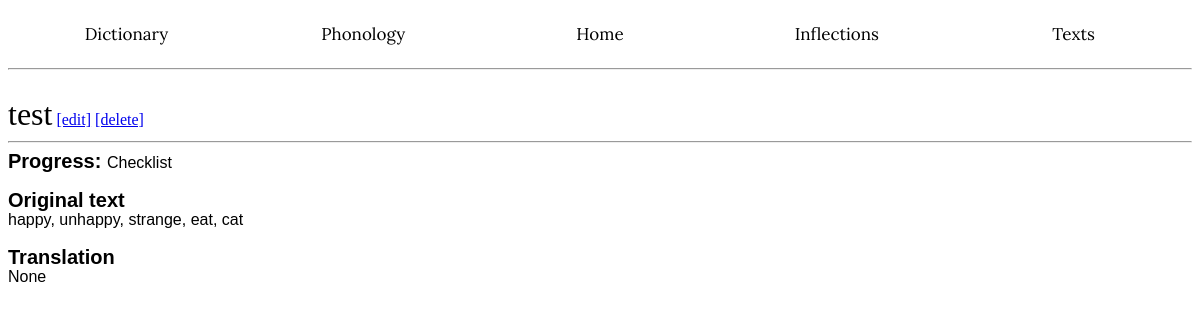
Before: /texts/3/ with the older database file.
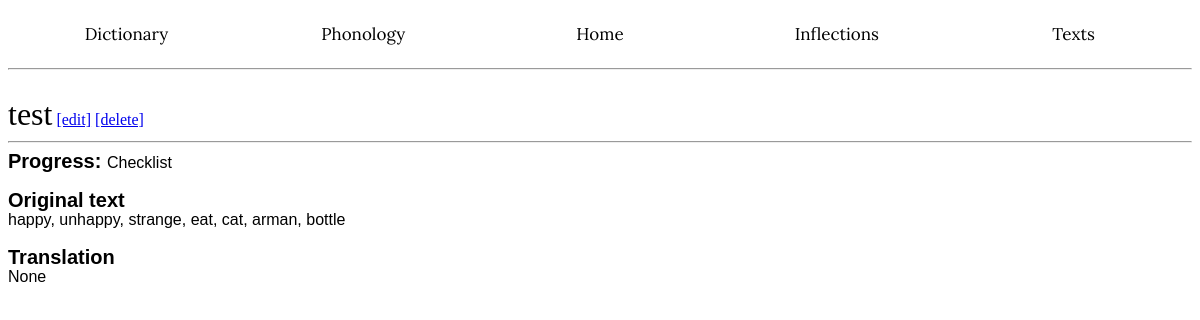
After: the same page with the newer database file.
### app/models.py (models this page shows, shortened)
class Texts(db.Model):
    __tablename__ = 'Texts'
    id: so.Mapped[int] = so.mapped_column(primary_key=True)
    title: so.Mapped[str] = so.mapped_column(index=True)
    status: so.Mapped[str] = so.mapped_column(index=True)
    content: so.Mapped[str] = so.mapped_column()
    translation: so.Mapped[str] = so.mapped_column(nullable=True)

### app/routes.py (the view)
@app.route('/texts/<id>/', methods=['GET', 'POST'])
def readtext(id):
    match = Texts.query.filter(Texts.id == id).first()
    print(match.translation)
    return render_template('readtext.html', match=match)

### app/templates/readtext.html (shortened to what this page needs)
<!DOCTYPE html>
<html lang="en">
<head>
</head>
    <body>
        {% extends "base.html" %}
        {% block content %}<br>
        <wordh1>{{ match.title }}</wordh1>
        <a href="{{ url_for('modifytext', id=match.id) }}">[edit]</a>
        <a href="{{ url_for('deletetext', id=match.id) }}">[delete]</a><hr>
        <wordh2>Progress: </wordh2><wordp>{{ match.status }}</wordp><br><br>
        <wordh2>Original text</wordh2><br><wordp>{{ match.content }}</wordp><br><br>
        <wordh2>Translation</wordh2>
        <br><wordp>{{ match.translation }}</wordp><br><br>
        {% endblock %}

### app/templates/base.html (shortened to what this page needs)
<!DOCTYPE html>
<html lang="en">
<head>
    <link rel="stylesheet" href='/static/style.css' />
</head>
<body>
 <div class="navbar">
        <a href="{{ url_for('dictionary') }}">Dictionary</a>
        <a href="{{ url_for('phonology') }}">Phonology</a>
        <a href="{{ url_for('index') }}">Home</a>
        <a href="{{ url_for('inflections') }}">Inflections</a>
        <a href="{{ url_for('texts') }}">Texts</a>
</div>
<hr>
{% block content %}{% endblock %}
</body>
</html>

### app/static/style.css (style rules this page uses)
.navbar { width: 100%; background-color: white; overflow: auto; }
.navbar a { float: left; color: black; font-family: "Lora"; text-decoration: none; font-size: 17px; width: 20%; text-align: center; padding-top: 15px; padding-bottom: 15px; }
wordh1 { font-family: "Georgia", serif; color: black; font-size: 32px; }
wordh2 { font-family: "Arial", sans-serif; color: black; font-weight: bold; line-height: 20px; font-size: 20px; }
wordp { font-family: "Arial", sans-serif; color: black; font-size: 16px; }

Changed rows visible on the page:
changed Texts "test": content "happy, unhappy, strange, eat, cat" → "happy, unhappy, strange, eat, cat, arman, bottle"
